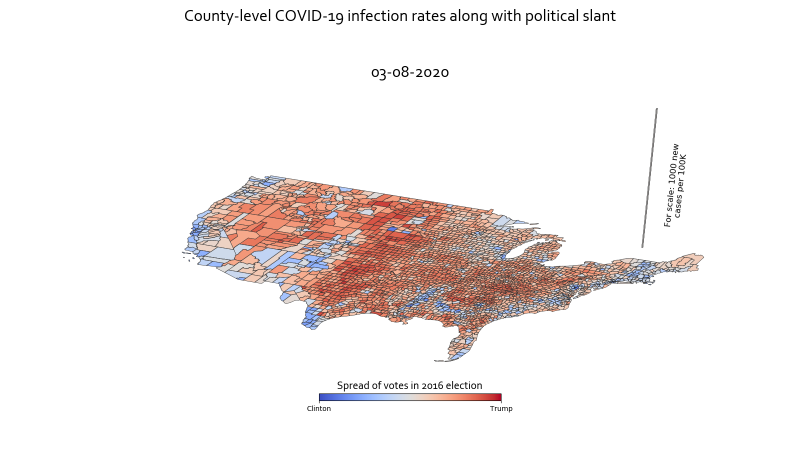
#> input picture 3D/3D_figs/03-08-2020.png, 1600 x 900 px, found by its file name (shown at 1/2 size); its folder holds 4 pictures in this run
$ jupyter execute --allow-errors 'COVID US Geospatial-Time 3D (with political affiliation).ipynb'   (shell and % lines are left out)
#> lines starting #> are read from the running program, lines starting #| are printed output that depends on the picture
[cell 1]
""" Imports """
import pandas as pd
import numpy as np
import datetime
from datetime import timedelta
import colorsys
import geopandas as gpd
import matplotlib
import matplotlib.pyplot as plt
import matplotlib.animation as animation
import matplotlib.colors as mc
from matplotlib import rcParams
from matplotlib import cm
from matplotlib.widgets import Slider, Button, RadioButtons
from mpl_toolkits.axes_grid1 import make_axes_locatable
from mpl_toolkits.mplot3d.art3d import Poly3DCollection
from mpl_toolkits.mplot3d import Axes3D
from shapely.geometry import MultiPolygon

[cell 2]
""" Quick function to wrangle a date object into the format we need to index from our dataframe"""
def format_date(date):
    day = date.day
    month = date.month
    year = date.year-2000
    return '/'.join([str(x) for x in [month, day, year]])

def update_map(n_days):
    new_date = day1 + timedelta(n_days)
    # Plot the geomap
    combined.plot(column=format_date(new_date),
                  edgecolor=edgecolor, linewidth=linewidth,
                  legend_kwds=dict(label='% of county population'),
                  legend=True, ax=ax, cax=cax,
                  cmap=cmap, vmin=vmin, vmax=vmax)
    ax.set_title(new_date)

    y = usa_data_7DMA_new[format_date(day1):format_date(new_date)]
    y_max = max(usa_data_7DMA_new)+5000
    x_max = len(usa_data_7DMA_new)

    bax.cla()
    draw_lineplot(bax, y, y_max, x_max, x_ticks=month_idxes, x_ticklabels=months)

def draw_lineplot(ax, y, y_max, x_max, x_ticks, x_ticklabels):

    bax.set_ylabel('Nation-wide new COVID-19 cases (7-day MA)')
    bax.set_ylim([0, y_max])
    bax.set_xlim([0, x_max])
    bax.set_xticks(x_ticks)
    bax.set_xticklabels(x_ticklabels)
    bax.plot(y, color='purple')

def adjust_lightness(color, amount=0.5):
    """
    Function from https://stackoverflow.com/questions/37765197/darken-or-lighten-a-color-in-matplotlib
    """
    try:
        c = mc.cnames[color]
    except:
        c = color
    c = colorsys.rgb_to_hls(*mc.to_rgb(c))
    return colorsys.hls_to_rgb(c[0], max(0, min(1, amount * c[1])), c[2])

def gen_side_planes(x, y, height):
    """
    Function to generate the XYZ coordinates of all side planes in a polygonal block

    Args:
    x (np.array or list): x-coordinates of the base polygon
    y (np.array or list): y-coordinates of the base polygon
    height (int or float): height of the corresponding 3D block

    Returns:
    side_planes (np.array): Nx4x3 arrays, where each 4x3 array is a 4-point vertical plane with XYZ coordinates
    """
#> called with x = array of shape (4,), y = array of shape (4,), height = 4
    assert len(x)==len(y), "x and y do not have the same number of points!"

    # Tag on the first element of x and y to the end to fully cover all planes
    x = np.append(x, x[0])
    y = np.append(y, y[0])

    z = np.array([height, height, 0, 0]) # Since all side planes are going to be rectangles

    side_planes = []

    for ii in range(len(x)-1):
        x_sub = [x[ii], x[ii+1], x[ii+1], x[ii]]
        y_sub = [y[ii], y[ii+1], y[ii+1], y[ii]]
        side_planes.append(np.array([x_sub, y_sub, z]).T)

    return side_planes

def plot_polygonal_block(x, y, height, color_val, ax, cmap, edgecolor='#2E2E2E'):
    """
    Function to plot the polygon generated by x and y coordinates in 3D space

    Args:
    x (np.array or list): x-coordinates of the polygon
    y (np.array or list): y-coordinates of the polygon
    height (int or float): height of the corresponding 3D block
    color_val (float): the value to assign a block color, must be between 0 and 1 inclusive
    ax (Axes3D): matplotlib axes object
    cmap (matplotlib.cmap): colormap object to use
    edgecolor (RGB value): RGB value for the block's edges

    Returns:
    ax (Axes3D): ax with the block plotted
    """
    assert 0 <= color_val <= 1, "Please rescale your color values to be between 0 and 1 (inclusive)"

    x = np.array(x)
    y = np.array(y)

    # Generate the top plane
    z = np.ones(x.shape)*height
    plane_top = np.array([x, y, z]).T

    # Generate the bottom plane
    z = np.zeros(x.shape)
    plane_bot = np.array([x, y, z]).T

    # Generate the side planes
    plane_sides = gen_side_planes(x, y, height)

    # Generate the poly3dcollection for top and bottom planes
    col_flats = Poly3DCollection([plane_top], alpha=1)
    facecolor = cmap(color_val)
    col_flats.set_facecolors(facecolor)
    col_flats.set_edgecolors(edgecolor)
    col_flats.set_linewidth(0.5)

    # Generate the poly3dcollection for side planes (no edges, slightly darker)
    col_sides = Poly3DCollection([*plane_sides], alpha=1)

    facecolor = adjust_lightness(facecolor, 0.7)
    col_sides.set_facecolors(facecolor)
    col_sides.set_edgecolors(edgecolor)
    col_sides.set_linewidth(0.2)

    ax.add_collection3d(col_sides)
    ax.add_collection3d(col_flats)

    return ax

[cell 3]

# For testing
x = [1, 1, 3, 5]
y = [1, 4, 4, 1]
height = 4

fig = plt.figure()
ax = plt.subplot(5, 1, (1,4), projection='3d')
# ax = fig.gca(projection='3d')
ax.view_init(elev=60, azim=-60)
ax.set_xlim([0, 10])
ax.set_ylim([0, 10])
ax.set_zlim([0, 6])
cmap = cm.get_cmap('coolwarm')
color_val = 0.8
plot_polygonal_block(x, y, height, color_val, ax, cmap)

cax = plt.subplot(20, 1, 20)
cax.set_title('Political slant in 2016 election')
cbar = cm.ScalarMappable(cmap=cmap)
cbar = plt.colorbar(cbar, cax=cax, orientation='horizontal')
cbar.set_ticks([0, 1])
cbar.set_ticklabels(['Clinton', 'Trump'])
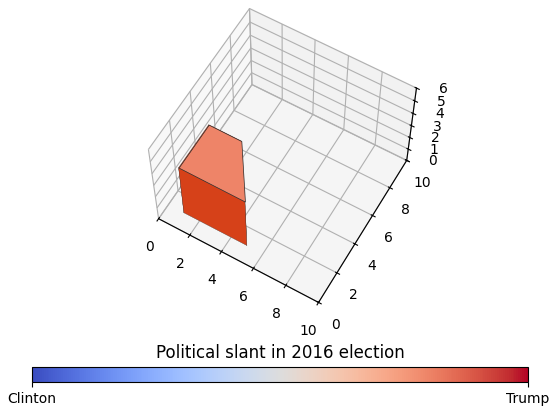
#> figure drawn by matplotlib, 2 panels

## Process political data

#> (a cell that did not finish here is left out)

#> (a cell that did not finish here is left out)

## Load the other data

[cell 6]
""" Load the data """
#> (the rest of this cell did not finish here and is left out)

[cell 7]
# Establish starting date
day1 = datetime.date(month=1, day=22, year=2020)

## Format the US-wide data to be cleaner to pull from

#> (a cell that did not finish here is left out)

## Calculate 7 day moving average (per 100K residents) for new infections at the county level

#> (a cell that did not finish here is left out)

## Merge county data and political data with the geodataframe using outer join

#> (a cell that did not finish here is left out)

## Plots

[cell 11]
# Get xticks for months to be displayed
dates = pd.date_range(day1, datetime.date.today())
dates = dates.month_name().tolist()
months, month_idxes = np.unique(dates, return_index=True)
month_idxes = np.delete(month_idxes, np.where(months=='January'))
months = np.delete(months, np.where(months=='January'))

## Plot political affiliation 3D map

[cell 12]
plt.close()

#> (the rest of this cell did not finish here and is left out)

[cell 13]
# Turn the images into a gif
import imageio
import os

filenames = os.listdir('3D_figs/')


images = []
for filename in filenames:
    filename = os.path.join('3D_figs/', filename)
    images.append(imageio.imread(filename))
imageio.mimsave('imageio_testing.gif', images)
